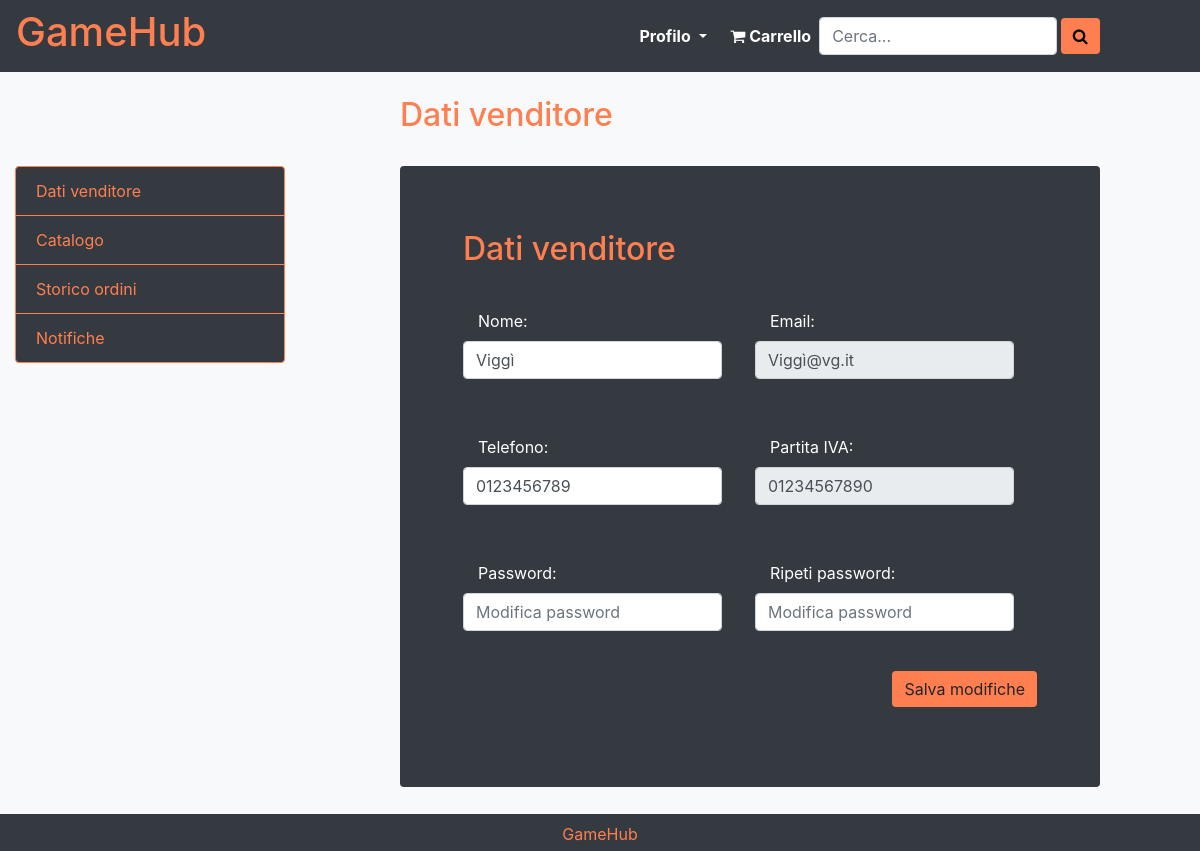
The app's page /seller.php (signed in) with its own data.
### tables this page shows
create table seller (
     sellerId int not null AUTO_INCREMENT,
     name varchar(128) not null,
     email varchar(128) not null,
     password varchar(128) not null,
     p_iva char(11) not null,
     phone char(10) not null,
     activation_code varchar(128) not null,
     active boolean not null default 0,
     constraint IDseller_id primary key (sellerId));

### seller.php (called while the page is built, shortened)
<?php
    require_once 'bootstrap.php';
    $templateParams["title"] = "GameHub - Venditore";
    $templateParams["name"] = "template/template-seller.php";
    if(!isLoggedIn()) {
        header("Location: login.php");
    } else {
        $templateParams["sellerId"] = substr($_SESSION["userId"], 2);
        if(!isset($_GET["page"])) {
            $templateParams["page"] = "seller-data";
            $templateParams["header"] = "Dati venditore";
            if(isLoggedIn()) {
                $templateParams["seller"] = $dbr->getSellerData($templateParams["sellerId"])[0];
            }
        }
    }
    require 'template/base.php';
?>

### db/database.php (called while the page is built, shortened)
<?php
class DatabaseHelper{
    private $db;
    public function __construct($servername, $username, $password, $dbname, $port){
        $this->db = new mysqli($servername, $username, $password, $dbname, $port);
    }
    private function executeQuery($query,$types='',$values=null){
        $stmt = $this->db->prepare($query);
        if($types != '' && $values !=null) {
            $stmt->bind_param($types, ...$values);
        }
        $stmt->execute();
        return $stmt;
    }
    public function executeRead($query, $types='', $values=null){
        $stmt = $this->executeQuery($query,$types,$values);
        if($stmt){
            $result = $stmt->get_result();
            return $result->fetch_all(MYSQLI_ASSOC);
        }
        return null;
    }
}
?>

### bootstrap.php (called while the page is built, shortened)
<?php
    require_once("db/Database_Reader.php");
    $dbr = new Database_Reader();
    ?>

### db/Database_Reader.php (called while the page is built, shortened)
<?php
require_once("db/database.php");
class Database_Reader extends DatabaseHelper
{
    public function getSellerData($id){
        $query = "SELECT name, email, p_iva, phone
                    FROM seller WHERE sellerId = ?;";
        return parent::executeRead($query,'i',[$id]);
    }
}

### template/template-seller-data.php (the view, shortened to what this page needs)
<?php $sellerData = $templateParams["seller"]; ?>
<div class="col-md-7 my-4 bg-dark rounded offset-md-1">
    <div class="py-3">
        <form class="bg-dark mt-4 mb-4 px-5 py-4 rounded" method="POST" action="<?php echo htmlspecialchars($_SERVER['PHP_SELF']) ?>">
            <h2>Dati venditore</h2>
            <div class="form-row">
                <div class="form-group col-md-6 my-4">
                    <label for="name" class="col-11 text-left mt-2">Nome:</label>
                    <input type="text" name="name" class="form-control col-11" id="name" value="<?php echo $sellerData["name"]; ?>">
                </div>
                <div class="form-group col-md-6 my-4">
                    <label for="email" class="col-11 text-left mt-2">Email:</label>
                    <input type="email" class="form-control col-11" name="email" id="email" readonly value="<?php echo $sellerData["email"]; ?>">
                </div>
            </div>
            <div class="form-row">
                <div class="form-group col-md-6 my-4">
                    <label for="phone_number" class="col-11 text-left mt-2">Telefono:</label>
                    <input type="tel" class="form-control col-11" name="phone_number" id="phone_number" value="<?php echo $sellerData["phone"]; ?>">
                </div>
                <div class="form-group col-md-6 my-4">
                    <label for="p_iva" class="col-11 text-left mt-2">Partita IVA:</label>
                    <input type="text" name="p_iva" class="form-control col-11"  id="p_iva" readonly value="<?php echo $sellerData["p_iva"]; ?>">
                </div>
            </div>
            <div class="form-row">
                <div class="form-group col-md-6 my-4">
                    <label for="password"  class="col-11 text-left mt-2">Password:</label>
                    <input type="password" name="password" class="form-control col-11" required id="password" placeholder="Modifica password" />
                </div>
                <div class="form-group col-md-6 my-4">
                    <label for="repeat_password" class="col-11 text-left mt-2">Ripeti password:</label>
                    <input type="password" name="repeat_password" class="form-control col-11" required id="repeat_password" placeholder="Modifica password" />
                </div>
            </div>
            <div class="form-group text-right mt-3">
                <button type="submit" value="perform" name="modifies" class="btn btn-light">Salva modifiche</button>
            </div>
        </form>
    </div>
</div>

### css/index.css (style rules this page uses)
html, body { height: 100%; margin: 0; color:white; }
h1, h2, h3 { color: coral; }
.btn { background-color: coral; border: none; }

### records on screen
seller: name "Viggì", email "Viggì@vg.it", phone_number "0123456789", p_iva "01234567890"

### other values on screen
$templateParams["header"] "Dati venditore"
